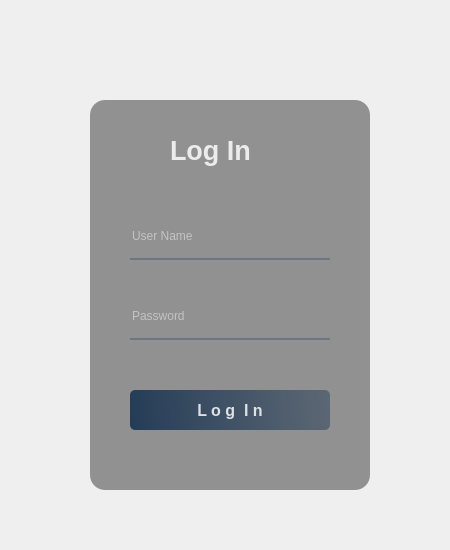
<?xml version="1.0" encoding="UTF-8"?>
<ui version="4.0">
 <class>Form</class>
 <widget class="QWidget" name="Form">
  <property name="geometry">
   <rect>
    <x>0</x>
    <y>0</y>
    <width>450</width>
    <height>550</height>
   </rect>
  </property>
  <property name="windowTitle">
   <string>Form</string>
  </property>
  <widget class="QWidget" name="widget" native="true">
   <property name="geometry">
    <rect>
     <x>30</x>
     <y>20</y>
     <width>401</width>
     <height>511</height>
    </rect>
   </property>
   <widget class="QLabel" name="label">
    <property name="geometry">
     <rect>
      <x>50</x>
      <y>60</y>
      <width>300</width>
      <height>420</height>
     </rect>
    </property>
    <property name="styleSheet">
     <string notr="true">border-radius: 20px;
border-image: url(:/image/moutain.jpg);</string>
    </property>
    <property name="text">
     <string/>
    </property>
   </widget>
   <widget class="QLabel" name="label_2">
    <property name="geometry">
     <rect>
      <x>60</x>
      <y>80</y>
      <width>280</width>
      <height>390</height>
     </rect>
    </property>
    <property name="styleSheet">
     <string notr="true">background-color: rgba(0,0,0,100);
border-radius: 15px;</string>
    </property>
    <property name="text">
     <string/>
    </property>
   </widget>
   <widget class="QLabel" name="label_3">
    <property name="geometry">
     <rect>
      <x>140</x>
      <y>110</y>
      <width>111</width>
      <height>40</height>
     </rect>
    </property>
    <property name="font">
     <font>
      <pointsize>20</pointsize>
      <weight>75</weight>
      <bold>true</bold>
     </font>
    </property>
    <property name="styleSheet">
     <string notr="true">color: rgba(255,255,255,210);</string>
    </property>
    <property name="text">
     <string>Log In</string>
    </property>
   </widget>
   <widget class="QLineEdit" name="lineEdit">
    <property name="geometry">
     <rect>
      <x>100</x>
      <y>200</y>
      <width>200</width>
      <height>40</height>
     </rect>
    </property>
    <property name="styleSheet">
     <string notr="true">background-color: rgba(0,0,0,0);
border: none;
border-bottom: 2px solid rgba(105, 118, 132, 255);
color: rgba(255, 255, 255, 230);
padding-bottom: 7px;</string>
    </property>
    <property name="placeholderText">
     <string>User Name</string>
    </property>
   </widget>
   <widget class="QLineEdit" name="lineEdit_2">
    <property name="geometry">
     <rect>
      <x>100</x>
      <y>280</y>
      <width>200</width>
      <height>40</height>
     </rect>
    </property>
    <property name="styleSheet">
     <string notr="true">background-color: rgba(0,0,0,0);
border: none;
border-bottom: 2px solid rgba(105, 118, 132, 255);
color: rgba(255, 255, 255, 230);
padding-bottom: 7px;</string>
    </property>
    <property name="echoMode">
     <enum>QLineEdit::Password</enum>
    </property>
    <property name="placeholderText">
     <string>Password</string>
    </property>
   </widget>
   <widget class="QPushButton" name="pushButton">
    <property name="geometry">
     <rect>
      <x>100</x>
      <y>370</y>
      <width>200</width>
      <height>40</height>
     </rect>
    </property>
    <property name="font">
     <font>
      <pointsize>12</pointsize>
      <weight>75</weight>
      <bold>true</bold>
     </font>
    </property>
    <property name="styleSheet">
     <string notr="true">QPushButton#pushButton{
	background-color: qlineargradient(spread:pad, x1:0, y1:0.505682, x2:1, y2:0.477, stop: 0 rgba(20,47, 78,219), stop: 1 rgba(85,98, 112,226));
color: rgba(255,255,255,210);
border-radius: 5px; 
}
QPushButton#pushButton:hover{
	background-color: qlineargradient(spread:pad, x1:0, y1:0.505682, x2:1, y2:0.477, stop: 0 rgba(40,67, 98,219), stop: 1 rgba(105,118, 132,226));
color: rgba(255,255,255,210);
border-radius: 5px; 
}
QPushButton#pushButton:pressed{
	padding-left: 5px;
	padding-top: 5px;
	background-color: rgba(105,118,132,200);
}</string>
    </property>
    <property name="text">
     <string>L o g  I n</string>
    </property>
   </widget>
  </widget>
 </widget>
 <resources>
  <include location="res2.qrc"/>
 </resources>
 <connections/>
</ui>
